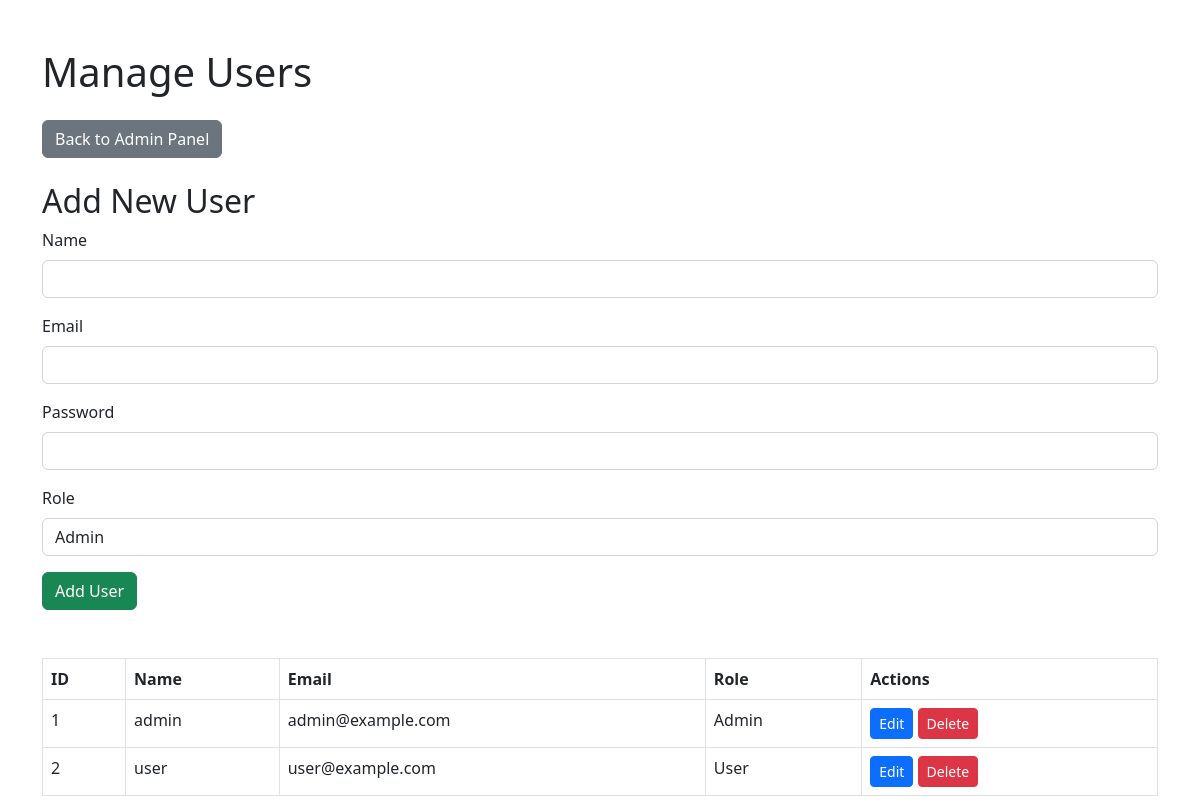
The page /manage_users.php on the database its author committed.
### tables this page shows
CREATE TABLE IF NOT EXISTS `users` (
  `id` INT NOT NULL AUTO_INCREMENT,
  `name` VARCHAR(50) NOT NULL,
  `email` VARCHAR(100) NOT NULL,
  `password` VARCHAR(200) NOT NULL,
  `role` INT NOT NULL,
  `created_at` DATETIME NOT NULL DEFAULT CURRENT_TIMESTAMP,
  PRIMARY KEY (`id`)
);

### _inc/classes/Database.php (called while the page is built, shortened)
<?php
class Database {
    private $host = "localhost";
    private $db = "ebook_db";
    private $user = "root";
    private $pass = "";
    private $charset = "utf8";
    private $pdo;
    public function __construct() {
        $dsn = "mysql:host={$this->host};dbname={$this->db};charset={$this->charset}";
        try {
            $this->pdo = new PDO($dsn, $this->user, $this->pass);
            $this->pdo->setAttribute(PDO::ATTR_ERRMODE, PDO::ERRMODE_EXCEPTION);
        } catch (PDOException $e) {
            die('Connection failed: ' . $e->getMessage());
        }
    }
    public function getConnection() {
        return $this->pdo;
    }
}
?>

### manage_users.php (the view, shortened to what this page needs)
<?php
require_once ('_inc/classes/Database.php');
$db = new Database();
$stmt = $db->getConnection()->prepare("SELECT * FROM users");
$stmt->execute();
$users = $stmt->fetchAll(PDO::FETCH_ASSOC);
?>
<!DOCTYPE html>
<html lang="en">
<head>
    <link rel="stylesheet" href="css/bootstrap.min.css">
</head>
<body>
    <div class="container mt-5">
        <h1 class="mb-4">Manage Users</h1>
        <div class="mb-4">
            <a href="admin.php" class="btn btn-secondary">Back to Admin Panel</a>
        </div>
        <div class="mb-4">
            <h2>Add New User</h2>
            <form method="POST" action="">
                <div class="mb-3">
                    <label for="name" class="form-label">Name</label>
                    <input type="text" class="form-control" id="name" name="name" required>
                </div>
                <div class="mb-3">
                    <label for="email" class="form-label">Email</label>
                    <input type="email" class="form-control" id="email" name="email" required>
                </div>
                <div class="mb-3">
                    <label for="password" class="form-label">Password</label>
                    <input type="password" class="form-control" id="password" name="password" required>
                </div>
                <div class="mb-3">
                    <label for="role" class="form-label">Role</label>
                    <select class="form-control" id="role" name="role" required>
                        <option value="0">Admin</option>
                    </select>
                </div>
                <button type="submit" name="add_user" class="btn btn-success">Add User</button>
            </form>
        </div>
        <table class="table table-bordered mt-5">
            <thead>
                <tr>
                    <th>ID</th>
                    <th>Name</th>
                    <th>Email</th>
                    <th>Role</th>
                    <th>Actions</th>
                </tr>
            </thead>
            <tbody>
                <?php foreach ($users as $user): ?>
                    <tr>
                        <td><?php echo $user['id']; ?></td>
                        <td><?php echo htmlspecialchars($user['name']); ?></td>
                        <td><?php echo htmlspecialchars($user['email']); ?></td>
                        <td><?php echo $user['role'] == 0 ? 'Admin' : 'User'; ?></td>
                        <td>
                            <a href="edit_user.php?id=<?php echo $user['id']; ?>" class="btn btn-primary btn-sm">Edit</a>
                            <a href="manage_users.php?delete_id=<?php echo $user['id']; ?>" class="btn btn-danger btn-sm" onclick="return confirm('Are you sure you want to delete this user?')">Delete</a>
                        </td>
                    </tr>
                <?php endforeach; ?>
            </tbody>
        </table>
    </div>
</body>
</html>

### rows shown on the page
users: id "1", name "admin", email "admin@example.com", role "Admin"
users: id "2", name "user", email "user@example.com", role "User"
